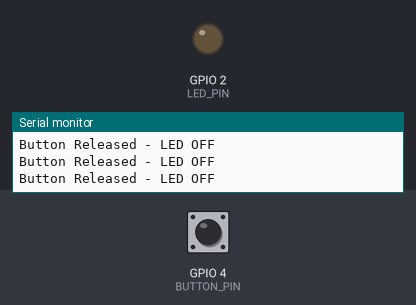
Bench run of a sketch on a simulated ESP32. Shown: output pins drawn as LEDs (lit = HIGH), the last lines printed to the serial monitor. The inputs (shaded band) are chosen by the test bench; at power-on: GPIO 4 (BUTTON_PIN) HIGH.

Above: at 1.0 s.
1.1 s: GPIO 4 (BUTTON_PIN) pulled LOW for 0.15 s
At 1.2 s:
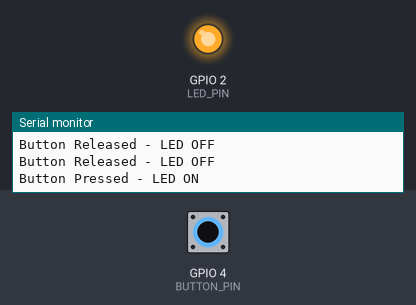
2.8 s: GPIO 4 (BUTTON_PIN) pulled LOW for 3.2 s
At 6.3 s:
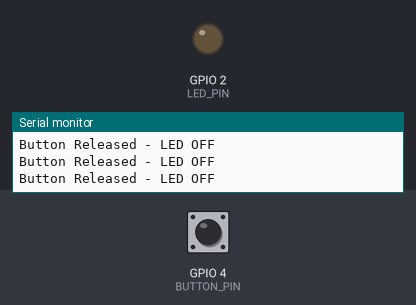
Timing chart, 0 to 7.8 s (numbered marks = the images above; inputs shaded):
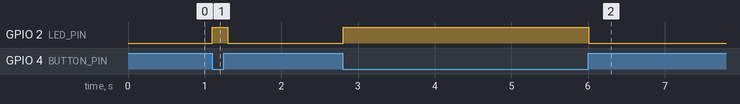

Measured:
- after the input at 1.1 s, GPIO 2 (LED_PIN): LOW → HIGH at once, → LOW 0.20 s later
- after the input at 2.8 s, GPIO 2 (LED_PIN): LOW → HIGH at once, → LOW 3.2 s later

The sketch:

led+pushbutton.ino
```cpp
#include <stdio.h>
#include "freertos/FreeRTOS.h"
#include "freertos/task.h"
#include "driver/gpio.h"

#define LED_PIN GPIO_NUM_2
#define BUTTON_PIN GPIO_NUM_4

void app_main(void)
{
    // Configure LED
    gpio_reset_pin(LED_PIN);
    gpio_set_direction(LED_PIN, GPIO_MODE_OUTPUT);

    // Configure Push Button
    gpio_reset_pin(BUTTON_PIN);
    gpio_set_direction(BUTTON_PIN, GPIO_MODE_INPUT);
    gpio_set_pull_mode(BUTTON_PIN, GPIO_PULLUP_ONLY);

    while (1)
    {
        int buttonState = gpio_get_level(BUTTON_PIN);

        if(buttonState == 0)
        {
            gpio_set_level(LED_PIN, 1);
            printf("Button Pressed - LED ON\n");
        }
        else
        {
            gpio_set_level(LED_PIN, 0);
            printf("Button Released - LED OFF\n");
        }

        vTaskDelay(pdMS_TO_TICKS(100));
    }
}
```
